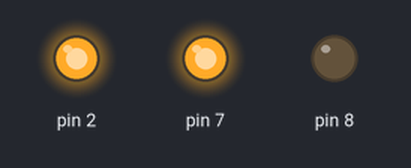
This sketch was run on a simulated Arduino Uno, built with avr-gcc and run on an emulated ATmega328P. On the bench: output pins drawn as LEDs (lit = HIGH).

Above: at 0.15 s.
At 0.4 s:
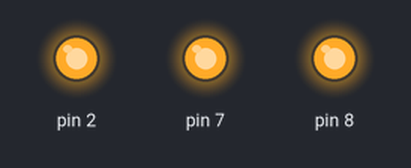
At 0.75 s:
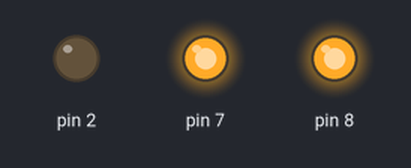
At 0.85 s:
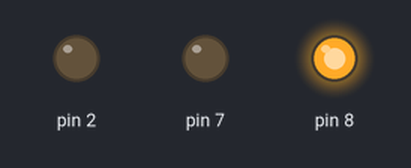
At 1.45 s:
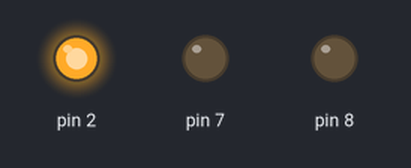
At 2.5 s:
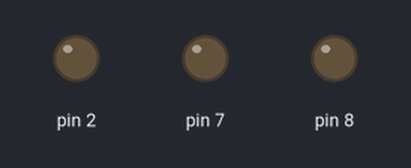
Timing chart, 0 to 3.2 s (numbered marks = the images above):
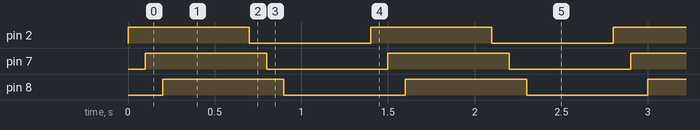

The sketch:

led.ino
```cpp
void setup() {
  pinMode(2,OUTPUT);
  pinMode(7,OUTPUT);
  pinMode(8,OUTPUT);
}
void loop() {
  digitalWrite(2,HIGH);
  delay(100);
  digitalWrite(7,HIGH);
  delay(100);
  digitalWrite(8,HIGH);
  delay(500);
  digitalWrite(2,LOW);
  delay(100);
  digitalWrite(7,LOW);
  delay(100);
  digitalWrite(8,LOW);
  delay(500);
}
```

Measured:
- by itself, pin 2, pin 7, pin 8: alternates HIGH for 0.70 s and LOW for 0.70 s
- by itself, everything shown: repeats every 1.4 s, in 6 steps
